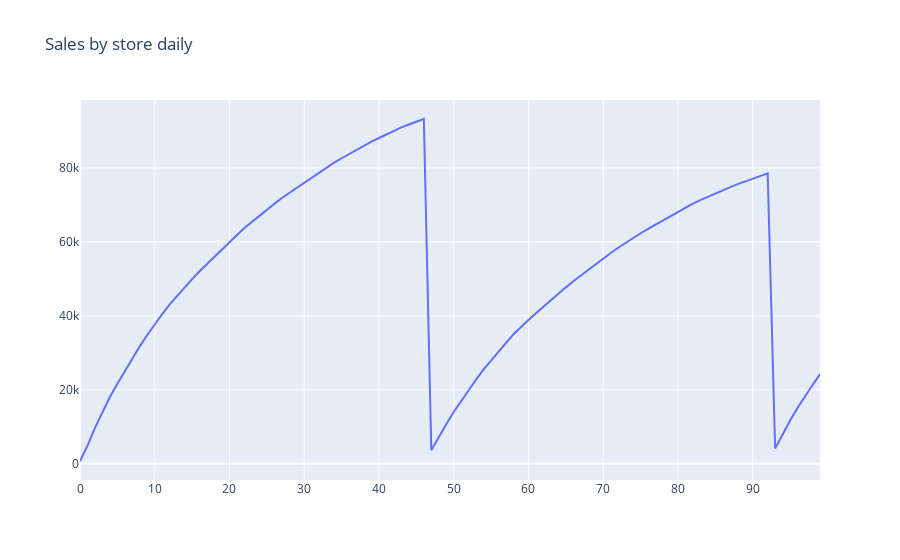

Write notebook code for a chart like this one.
### Code cell
import plotly.graph_objects as go

running_total_scatter = go.Scatter(y = daily_quota_df.running_total, mode = 'lines')
go.Figure(running_total_scatter, layout = dict(title = 'Sales by store daily'))

### Figure 1 — Plotly figure (JSON) as saved in the notebook; plotly's stock layout.template omitted (floating-point values rounded to 4 significant figures)
{"data": [{"mode": "lines", "type": "scatter", "y": [770, 4886, 9707, 13915, 18076, 21623, 25110, 28507, 31757, 34834, 37774, 40498, 43103, 45461, 47807, 49950, 52061, 54063, 56050, 58035, 59957, 61860, 63734, 65425, 67060, 68682, 70269, 71849, 73250, 74636, 76021, 77402, 78771, 80133, 81426, 82604, 83771, 84934, 86036, 87074, 88082, 89080, 90030, 90945, 91731, 92507, 93215, 3660, 7278, 10716, 14030, 17056, 19960, 22847, 25522, 27984, 30380, 32728, 35035, 37068, 38901, 40724, 42519, 44265, 46005, 47707, 49351, 50919, 52470, 53996, 55508, 56992, 58418, 59757, 61091, 62339, 63520, 64691, 65859, 67016, 68142, 69243, 70341, 71269, 72189, 73105, 73992, 74805, 75614, 76363, 77090, 77815, 78504, 4169, 8084, 11714, 15148, 18336, 21298, 24198]}], "layout": {"autosize": true, "title": {"text": "Sales by store daily"}, "xaxis": {"autorange": true, "range": [0, 99]}, "yaxis": {"autorange": true, "range": [-4366.0, 98350.0], "type": "linear"}}}
